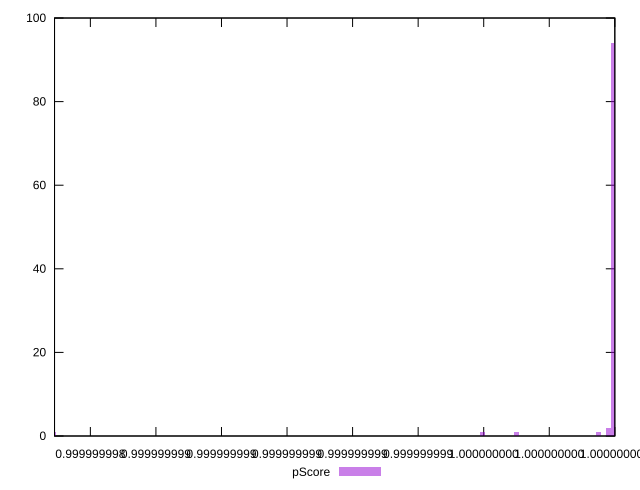

Reproduce this figure in gnuplot.
reset

$pScore <<EOF
0.9999999999797278 2
0.9999999999944483 94
0.9999999995969919 1
0.9999999982868576 1
0.9999999999502865 1
0.9999999997000362 1
EOF

set key outside below
set boxwidth 1.4720609853690473e-11
set xrange [0.99999999829069:0.9999999999999948]
set yrange [0:100]
set trange [0:100]
set style fill transparent solid 0.5 noborder
set terminal svg size 640, 490 enhanced background rgb 'white'
set output "report_00018_2021-02-10T15-25-16.877Z/total-blocking-time/samples/pages+cached+noadtech+nomedia+nocss/pScore/histogram.svg"

plot $pScore title "pScore" with boxes

reset
